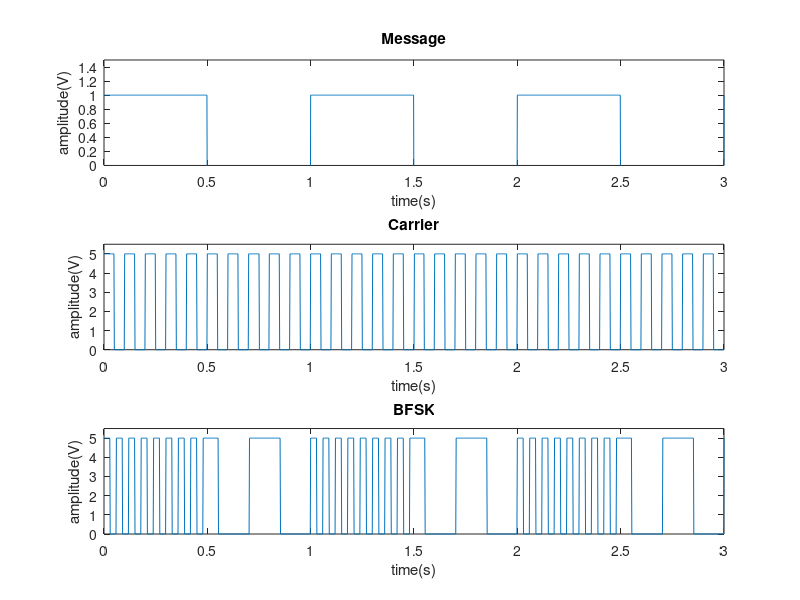

Recreate this plot in MATLAB.
%script to make a square-wave carrier modulated with a sinusoidal message
fmsg=1;	%Message signal frequency. 1 Hz
fc=10;	%carrier frequency, 25 Hz
Fs=500;	%sampling frequency, 500 Hz
t=[0:1/Fs:3/fmsg]; % Time duaration defined
 
%To make the amplitude vector in the same size as the duration of t
Amsg=1*ones(size(t));
Ac=5*ones(size(t));
 
 
%The message signal
x=Amsg.*square(2*pi*fmsg*t);
subplot(3,1,1); plot(t,x); title('Message');axis([0 3 0 1.5]);xlabel('time(s)');ylabel('amplitude(V)');
 
%The carrier signal
y=Ac+Ac.*square(2*pi*fc*t);
y=y/2;
subplot(3,1,2);plot(t,y); title('Carrier');axis([0 3 0 5.5]);xlabel('time(s)');ylabel('amplitude(V)');
 
%steps for FSK modulation
x_modulating=x./max(x); %unit normalized modulating signal
fdev=fc/1.5; %frequency deviation limited to a maximum of 2/3 deviation from the carrier frequency
z =Ac+Ac.* square (2*pi*fc*t + 2*pi*fdev*(cumsum(x_modulating)/Fs));%Generating FM signal
z=z/2;
subplot(3,1,3);plot(t,z);title('BFSK');axis([0 3 0 5.5]);xlabel('time(s)');ylabel('amplitude(V)');
 
print('bfskwaves.png');
